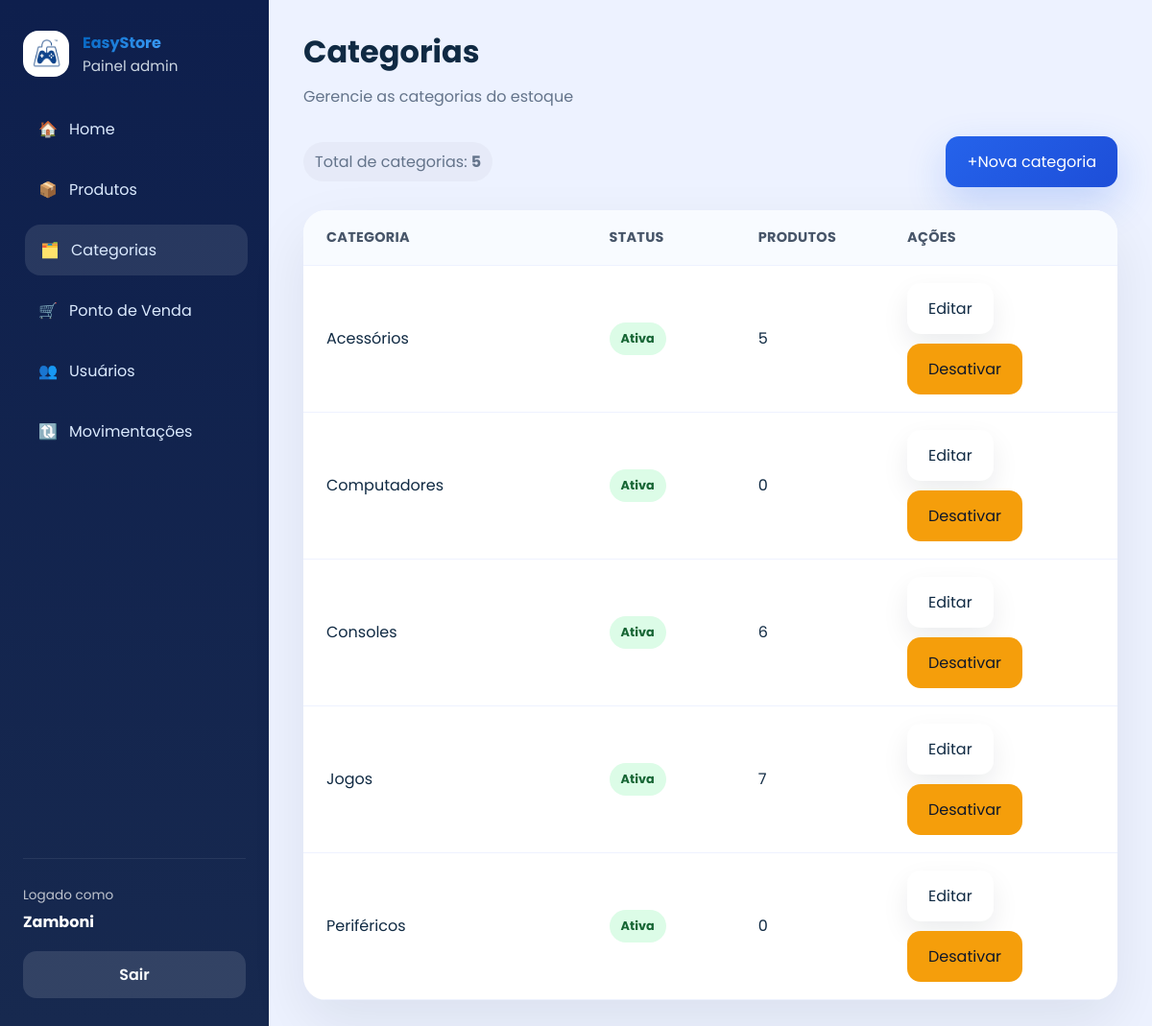
The page /categorias/ (signed in) on the database its author committed.
### app/models/categoria.py (models this page shows)
class Categoria(Base):
    __tablename__ = "categorias"
    id = Column(Integer, primary_key=True, autoincrement=True, index=True)
    nome = Column(String(167), nullable=False, unique=True)
    descricao = Column(String(255), nullable=True)
    ativo = Column(Boolean, default=True)
    produtos = relationship("Produto", back_populates="categoria", lazy="select")

### app/controllers/categoria_controller.py (the view)
@router.get("/")
def listar_categorias(
    request: Request,
    db: Session = Depends(get_db),
    admin = Depends(get_admin)
):
    categorias = db.query(Categoria).order_by(Categoria.nome).all()
    return templates.TemplateResponse(
        request,
        "admin/categorias.html",
        {
            "request":      request,
            "usuario":      admin,
            "categorias":   categorias,
            "page_title":   "Categorias",
            "page_subtitle":"Gerencie as categorias do estoque",
            "css_path":     "css/cadastros.css",
            "active":       "categorias",
        }
    )

### app/templates/admin/categorias.html
{% extends "admin/base.html" %}
{% block content %}
<div class="table-actions">
  <div class="detail-pill">Total de categorias: <strong>{{ categorias|length }}</strong></div>
  <a href="/categorias/nova" class="btn btn-primary">+Nova categoria</a>
</div>
<div class="table-card categories-table">
  <div class="table-row header">
    <div>Categoria</div>
    <div>Status</div>
    <div>Produtos</div>
    <div>Ações</div>
  </div>
  {% for categoria in categorias %}
  <div class="table-row">
    <div>{{ categoria.nome }}</div>
    <div><span class="status-badge {% if categoria.ativo %}active{% else %}inactive{% endif %}">{{ 'Ativa' if categoria.ativo else 'Inativa' }}</span></div>
    <div>{{ categoria.produtos|length }}</div>
    <div class="actions">
      <a href="/categorias/{{ categoria.id }}/editar" class="btn btn-secondary">Editar</a>
      <form action="/categorias/{{ categoria.id }}/toggle-ativo" method="post"><button type="submit" class="btn btn-warning">{% if categoria.ativo %}Desativar{% else %}Ativar{% endif %}</button></form>
    </div>
  </div>
  {% endfor %}
</div>
{% endblock %}

### app/static/css/admin.css (style rules this page uses)
:root { --bg: #edf2ff; --surface: #ffffff; --surface-soft: #f8fafc; --text: #102a43; --muted: #64748b; --primary: #2563eb; --primary-dark: #1d4ed8; --success: #16a34a; --warning: #f59e0b; --danger: #dc2626; --radius: 24px; --shadow: 0 24px 60px rgba(15, 23, 42, 0.08); --transition: 0.25s ease; --color-dark: #0262bd; --color-primary: #3fa1fc; }
* { box-sizing: border-box; margin: 0; padding: 0; }
html, body { min-height: 100%; background: var(--bg); color: var(--text); font-family: 'Poppins', sans-serif; }
body { overflow-x: hidden; }
a { color: inherit; text-decoration: none; }
button { cursor: pointer; font: inherit; }
.btn { align-items: center; border: none; border-radius: 14px; display: inline-flex; justify-content: center; padding: 14px 22px; transition: transform var(--transition), box-shadow var(--transition); }
.btn-primary { background: linear-gradient(135deg, var(--primary), var(--primary-dark)); box-shadow: 0 16px 40px rgba(37, 99, 235, 0.22); color: #ffffff; }
.btn-secondary { background: var(--surface); box-shadow: 0 12px 28px rgba(15, 23, 42, 0.08); color: var(--text); }
.btn-warning { background: var(--warning); color: #0f172a; }
.card, .table-card, .form-card { background: var(--surface); border-radius: var(--radius); box-shadow: var(--shadow); }
.table-card { overflow: hidden; }
.table-row { align-items: center; border-bottom: 1px solid #eef2ff; display: grid; gap: 16px; padding: 18px 24px; }
.table-row.header { background: #f8fbff; color: #475569; font-size: 0.9rem; font-weight: 700; letter-spacing: 0.02em; text-transform: uppercase; }
.actions { display: flex; flex-wrap: wrap; gap: 10px; }
.status-badge { border-radius: 999px; display: inline-flex; font-size: 0.8rem; font-weight: 700; padding: 8px 12px; }
.status-badge.active, .status-badge.entrada { background: #dcfce7; color: #166534; }
.page-actions, .table-actions { align-items: center; display: flex; flex-wrap: wrap; gap: 16px; justify-content: space-between; }
.detail-pill { background: rgba(15, 23, 42, 0.03); border-radius: 999px; color: var(--muted); padding: 8px 12px; }

### app/static/css/cadastros.css (style rules this page uses)
.categories-table .table-row { grid-template-columns: 2fr 1fr 1fr 1.4fr; }

### rows shown on the page
Categoria: nome "Acessórios", ativo "Ativa", produtos|length "5", shows "Desativar"
Categoria: nome "Computadores", ativo "Ativa", produtos|length "0", shows "Desativar"
Categoria: nome "Consoles", ativo "Ativa", produtos|length "6", shows "Desativar"
Categoria: nome "Jogos", ativo "Ativa", produtos|length "7", shows "Desativar"
Categoria: nome "Periféricos", ativo "Ativa", produtos|length "0", shows "Desativar"

### other values the page prints
{{ logged_name }} "Zamboni"
{{ page_title }} "Categorias"
{{ page_subtitle }} "Gerencie as categorias do estoque"
{{ categorias|length }} "5"
